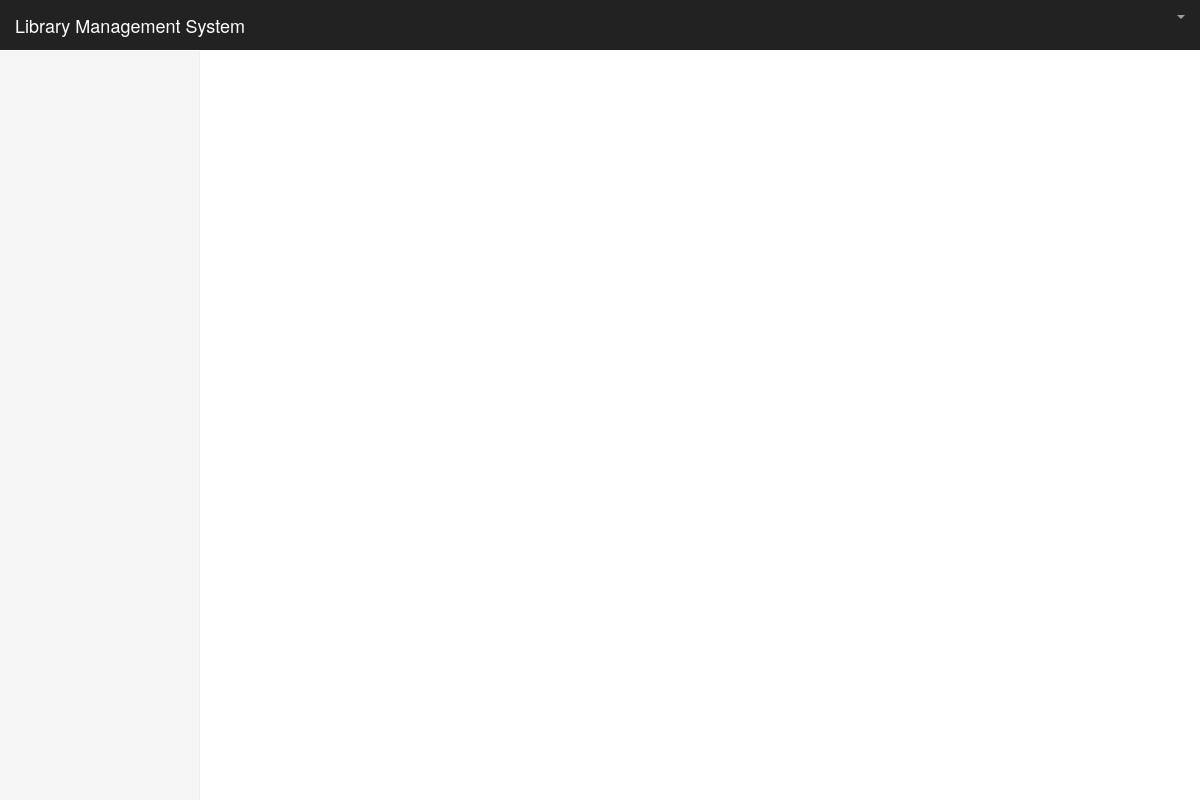
The app's page /faculty_card.php?facID=312321412, older data.
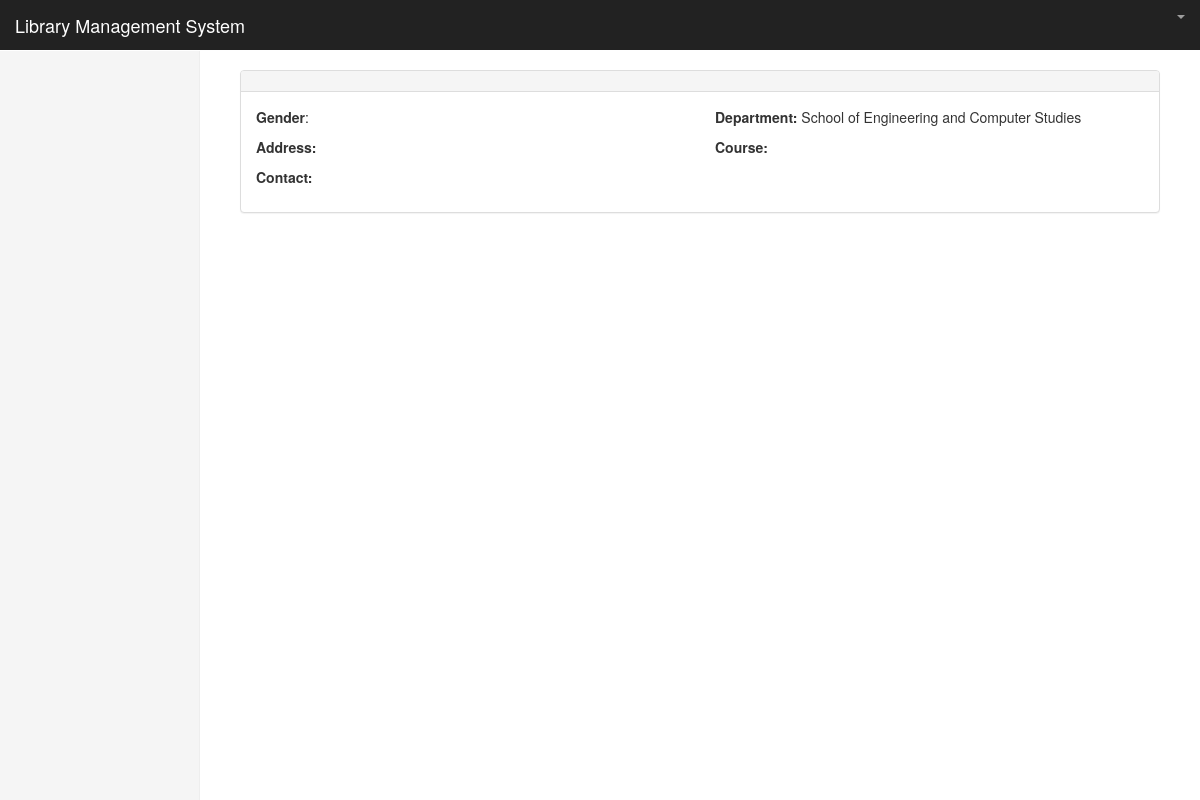
The same page, newer data.
### tables this page shows
CREATE TABLE `faculty` (
  `id` int(11) NOT NULL,
  `faculty_no` varchar(250) NOT NULL,
  `faculty_name` varchar(250) NOT NULL,
  `dept` int(11) NOT NULL
);

CREATE TABLE `departments` (
  `dept_id` int(11) NOT NULL,
  `department_code` varchar(250) NOT NULL,
  `department_name` varchar(250) NOT NULL
);

### core/database.php (called while the page is built, shortened)
<?php
 class Database
 {
      public $connect;
      private $host = "localhost";
      private $username = 'root';
      private $password = '123456';
      private  $database = 'db_lms';
      public function database_connect() {
           $this->connect = mysqli_connect($this->host, $this->username, $this->password, $this->database);
      }
      public function execute_query($query) {
           return mysqli_query($this->connect, $query);
      }
 }
 ?>

### faculty_card.php (the view)
<?php include 'includes/header.php';?>
	<div class="container-fluid">
		<div class="row">
            <?php include 'includes/sidemenu.php'; ?>
     		<div class="col-sm-9 col-sm-offset-3 col-md-10 col-md-offset-2 main">
     			<?php
     				if(isset($_GET['facID'])){
     					$output='';
     					 $query = "SELECT * FROM faculty f LEFT JOIN departments d ON d.dept_id = f.dept  WHERE faculty_no='".$_GET['facID']."'";
                            $result = $object->execute_query($query);
                            while($row = mysqli_fetch_array($result))
                            {
                             $output .='<div class="panel panel-default">
                             				<div class="panel-heading">'.$row["student_name"].'</div>
                         					  <div class="panel-body">
                         					   		<div class="row">
														<div class="col-xs-6">
															<p><strong>Gender</strong>: '.$row["gender"].' </p>
															<p><strong>Address:</strong> '.$row["gender"].' </p>
															<p><strong>Contact:</strong> '.$row["contact"].' </p>
														</div>
														<div class="col-xs-6">
															<p><strong>Department:</strong> '.$row["department_name"].' </p>
															<p><strong>Course:</strong> '.$row["course_name"].' </p>
														</div>
                         					   		</div>
                         					  </div>
                             			</div>' ;
                            }
                            echo $output;
     				}
     			 ?>
		 	</div>
		</div>
	</div>
<?php
include 'includes/footer.php';
?>

Row changes from the older to the newer data that the page shows:
added faculty: departments.department_name "School of Engineering and Computer Studies"
